Frame 1 (no input): blank canvas, image omitted
Frame 60 (no input): blank canvas, image omitted
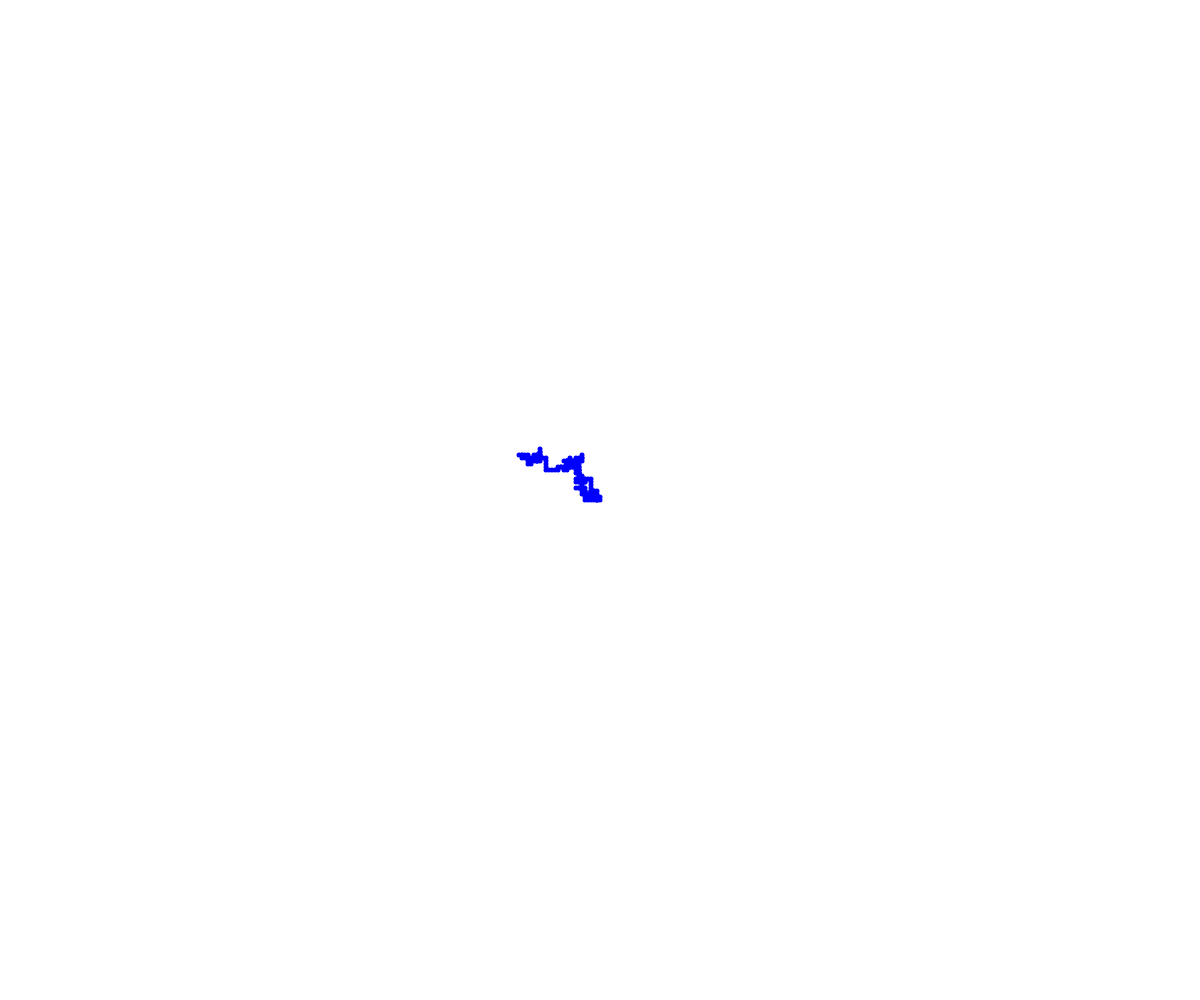
Frame 120 (the mouse pressed at the canvas centre since frame 60)

The p5.js sketch whose frames 1 and 60 were blank and that drew this single picture after the mouse press (run headless with seeded random() and noise() and a simulated clock; from frame 60 on, the mouse is pressed at the canvas centre):

// p5.js sketch
// ── sketch.js
// Walker OOP Demo

class Walker {
  constructor(x, y, colour, speed, size) {
    this.x = x;
    this.y = y;
    this.colour = colour;
    this.speed = speed;
    this.size = size;
  }

  display() {
    noStroke();
    fill(this.colour);
    circle(this.x, this.y, this.size);
  }

  move() {
    let choice = Math.round(random(1, 4));

    if (choice === 1) {
      //down
      this.y += this.speed;
    }

    else if (choice === 2) {
      //up
      this.y -= this.speed;
    }

    else if (choice === 3) {
      //left
      this.x -= this.speed;
    }

    else {
      //right
      this.x += this.speed;
    }
  }
}

let gabe;
let walkers = [];

function setup() {
  createCanvas(windowWidth, windowHeight);
  background("white");
  gabe = new Walker(width/2, height/2, "blue", 3, 5);
  walkers.push(gabe);
}

function draw() {
  for (let person of walkers) {
    person.move();
    person.display();
  }
}

function mousePressed() {
  let gabe = new Walker(mouseX, mouseY, "blue", 3, 5);
  walkers.push(gabe);
}
